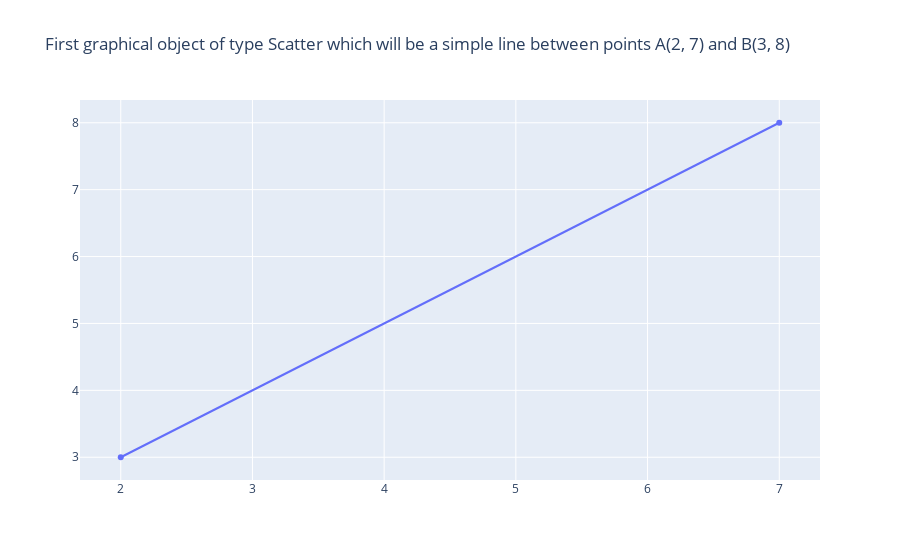

Here is the notebook cell this chart was saved with:
### Markdown cell above
b) Create a first graphical object of type Scatter which will be a simple line between points A(2, 7) and B(3, 8). Store this object in a `first_line_object` variable.

### Code cell
trace1 = go.Scatter(x=[2, 7], y=[3, 8])

title = go.layout.Title(text="First graphical object of type Scatter which will be a simple line between points A(2, 7) and B(3, 8)")

# configure graph with data and title
first_line_object = go.Figure(
    data = trace1,
    layout = go.Layout(title= title))

#show the object with command show()
first_line_object.show()
 # to complete

### Figure 1 — Plotly figure (JSON) as saved in the notebook; plotly's stock layout.template omitted (floating-point values rounded to 4 significant figures)
{"data": [{"type": "scatter", "x": [2, 7], "y": [3, 8]}], "layout": {"title": {"text": "First graphical object of type Scatter which will be a simple line between points A(2, 7) and B(3, 8)"}}}
